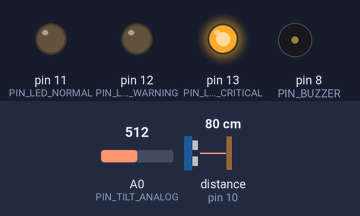
A sketch run on a simulated Arduino Uno, built with avr-gcc and run on an emulated ATmega328P. On the bench: output pins drawn as LEDs (lit = HIGH), buzzer (waves = sounding). Wiring (inferred from the names in the program): ultrasonic range finder: trigger pin 9; echo pin 10. Inputs (shaded band) come from the test bench; at power-on: A0 (PIN_TILT_ANALOG) = 512, distance to the obstacle (sensor on pin 10) 80 cm. The echo pulse lasts 58.3 µs per cm; pins used as bus, display or sensor lines are not drawn; what the sketch prints to the serial monitor is not drawn.

Above: at 1.7 s.
1.8 s: A0 (PIN_TILT_ANALOG) set to 422
At 4.02 s:
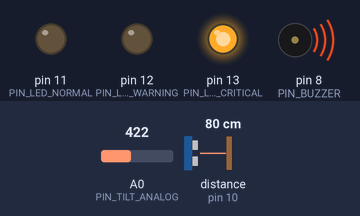
6.1 s: A0 (PIN_TILT_ANALOG) set to 397
At 7.8 s:
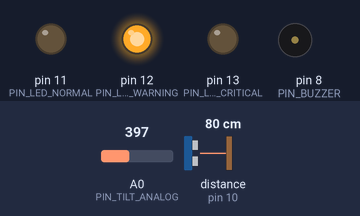
10.4 s: A0 (PIN_TILT_ANALOG) set to 217
14.7 s: A0 (PIN_TILT_ANALOG) set to 191
At 18.5 s:
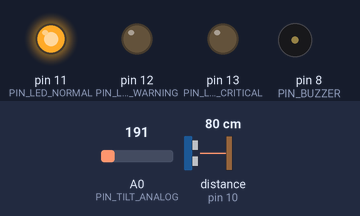
19.0 s: distance to the obstacle (sensor on pin 10) set to 63 cm
27.3 s: distance to the obstacle (sensor on pin 10) set to 58 cm
At 31.7 s:
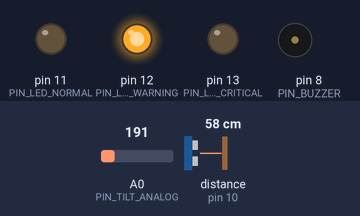
Timing chart, 0 to 33.2 s (numbered marks = the images above; inputs shaded):
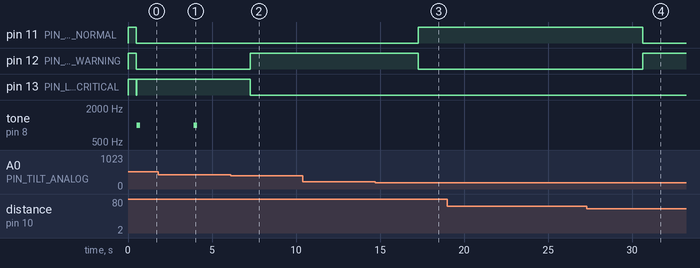

Measured:
- the behaviour switches between 410 and 409 on A0 (PIN_TILT_ANALOG) (found by bisection; images 1 and 2)
- the behaviour switches between 205 and 204 on A0 (PIN_TILT_ANALOG) (found by bisection; images 2 and 3)
- the behaviour switches between 61 and 60 cm on distance to the obstacle (sensor on pin 10) (found by bisection; images 3 and 4)
- after the input at 6.1 s, pin 12 (PIN_LED_WARNING): LOW → HIGH after 1.2 s; pin 13 (PIN_LED_CRITICAL): HIGH → LOW after 1.2 s; tone on pin 8 (PIN_BUZZER): stays silent (without the input it goes to 1000 Hz after 1.2 s)
- after the input at 10.4 s, every drawn part: stays the same
- after the input at 14.7 s, pin 11 (PIN_LED_NORMAL): LOW → HIGH after 2.6 s; pin 12 (PIN_LED_WARNING): HIGH → LOW after 2.6 s
- after the input at 19.0 s, every drawn part: stays the same
- after the input at 27.3 s, pin 11 (PIN_LED_NORMAL): HIGH → LOW after 3.3 s; pin 12 (PIN_LED_WARNING): LOW → HIGH after 3.3 s

The sketch:

zeladoria_iot_sensores.ino
```cpp
/*
  =============================================================================
  FIAP GRADUAÇÃO — GLOBAL SOLUTION 2026/2 · CITIZENTECH
  ÁREA 3: MVP, IOT E EXPERIÊNCIA DIGITAL
  PROJETO: ZELADORIA ABERTA — NÓ DE SENSORES URBANOS INTELIGENTES
  =============================================================================
  Hardware Suportado: ESP32 DevKit v1 / Arduino Uno + Módulo Ethernet/Wi-Fi
  Simulador Compatível: Autodesk TinkerCad Circuits / Wokwi Simulator

  Sensores Integrados:
    1. Sensor Ultrassônico (HC-SR04): Medição do nível de lâmina d'água em bueiros
       e calhas urbanas para prevenção antecipada de enchentes (ODS 11 e 13).
    2. Sensor Acelerômetro/Giroscópio (MPU-6050 ou Potenciômetro Analógico de Inclinação):
       Detecção de inclinação em maciços arbóreos e estabilidade de encostas (ODS 11 e 9).
    3. Atuadores de Sinalização:
       - LED Verde (Pin 11): Status Normal
       - LED Amarelo (Pin 12): Status de Atenção (Warning)
       - LED Vermelho (Pin 13) + Buzzer (Pin 8): Alerta Crítico Emergencial
  =============================================================================
*/

#include <Wire.h>

// Definição de Pinos - Sensor Ultrassônico HC-SR04
const int PIN_TRIG = 9;
const int PIN_ECHO = 10;

// Definição de Pinos - Sensor de Inclinação (TinkerCad: Potenciômetro A0 / MPU-6050)
const int PIN_TILT_ANALOG = A0;

// Pinos de Atuadores (LEDs e Alarme Sonoro)
const int PIN_LED_NORMAL = 11;
const int PIN_LED_WARNING = 12;
const int PIN_LED_CRITICAL = 13;
const int PIN_BUZZER = 8;

// Parâmetros e Limiares Técnicos de Alerta
const float WATER_LEVEL_WARNING_CM = 40.0;   // A partir de 40cm d'água -> Atenção
const float WATER_LEVEL_CRITICAL_CM = 75.0;  // Acima de 75cm d'água -> Crítico / Enchente
const float TILT_WARNING_DEG = 9.0;          // A partir de 9 graus de inclinação -> Atenção
const float TILT_CRITICAL_DEG = 18.0;        // Acima de 18 graus -> Risco de Queda Iminente

// Identificadores dos Nós IoT
const char* SENSOR_ID_FLOOD = "IOT-FLD-01";
const char* SENSOR_ID_TILT = "IOT-TLT-02";

void setup() {
  Serial.begin(9600);
  while (!Serial) { ; } // Aguarda inicialização da porta serial

  pinMode(PIN_TRIG, OUTPUT);
  pinMode(PIN_ECHO, INPUT);

  pinMode(PIN_LED_NORMAL, OUTPUT);
  pinMode(PIN_LED_WARNING, OUTPUT);
  pinMode(PIN_LED_CRITICAL, OUTPUT);
  pinMode(PIN_BUZZER, OUTPUT);

  // Teste inicial dos atuadores (Self-check de inicialização)
  digitalWrite(PIN_LED_NORMAL, HIGH);
  digitalWrite(PIN_LED_WARNING, HIGH);
  digitalWrite(PIN_LED_CRITICAL, HIGH);
  delay(500);
  digitalWrite(PIN_LED_NORMAL, LOW);
  digitalWrite(PIN_LED_WARNING, LOW);
  digitalWrite(PIN_LED_CRITICAL, LOW);

  Serial.println(F("{\"system\": \"Zeladoria Aberta IoT\", \"status\": \"INITIALIZED\", \"ready\": true}"));
}

// Função para medir distância via Sensor HC-SR04 e calcular nível de água
float readWaterLevelCm() {
  digitalWrite(PIN_TRIG, LOW);
  delayMicroseconds(2);
  digitalWrite(PIN_TRIG, HIGH);
  delayMicroseconds(10);
  digitalWrite(PIN_TRIG, LOW);

  long duration = pulseIn(PIN_ECHO, HIGH, 30000); // Timeout 30ms (~5 metros)
  if (duration == 0) return 0.0;

  // Distância do sensor ao fundo/água em cm: velocidade do som = 0.0343 cm/us
  float distanceCm = (duration * 0.0343) / 2.0;

  // Altura total do canal/bueiro calibrada em 100cm
  // Lâmina d'água = Altura Total - Distância medida até o topo da água
  float waterLevel = 100.0 - distanceCm;
  if (waterLevel < 0.0) waterLevel = 0.0;
  return waterLevel;
}

// Função para ler inclinação (graus) via A0 ou módulo MPU-6050
float readTiltDegrees() {
  int sensorValue = analogRead(PIN_TILT_ANALOG);
  // Converte leitura ADC (0 - 1023) para ângulo de inclinação de 0° a 45°
  float tiltAngle = (sensorValue / 1023.0) * 45.0;
  return tiltAngle;
}

void loop() {
  float waterLevel = readWaterLevelCm();
  float tiltAngle = readTiltDegrees();

  String floodStatus = "NORMAL";
  String tiltStatus = "NORMAL";
  bool isCritical = false;
  bool isWarning = false;

  // Avaliação do Sensor de Bueiro / Enchente
  if (waterLevel >= WATER_LEVEL_CRITICAL_CM) {
    floodStatus = "CRITICAL";
    isCritical = true;
  } else if (waterLevel >= WATER_LEVEL_WARNING_CM) {
    floodStatus = "WARNING";
    isWarning = true;
  }

  // Avaliação do Sensor de Inclinação de Árvore
  if (tiltAngle >= TILT_CRITICAL_DEG) {
    tiltStatus = "CRITICAL";
    isCritical = true;
  } else if (tiltAngle >= TILT_WARNING_DEG) {
    tiltStatus = "WARNING";
    isWarning = true;
  }

  // Controle dos LEDs e Alarme
  if (isCritical) {
    digitalWrite(PIN_LED_NORMAL, LOW);
    digitalWrite(PIN_LED_WARNING, LOW);
    digitalWrite(PIN_LED_CRITICAL, HIGH);
    tone(PIN_BUZZER, 1000, 200); // Beep de alerta crítico
  } else if (isWarning) {
    digitalWrite(PIN_LED_NORMAL, LOW);
    digitalWrite(PIN_LED_WARNING, HIGH);
    digitalWrite(PIN_LED_CRITICAL, LOW);
    noTone(PIN_BUZZER);
  } else {
    digitalWrite(PIN_LED_NORMAL, HIGH);
    digitalWrite(PIN_LED_WARNING, LOW);
    digitalWrite(PIN_LED_CRITICAL, LOW);
    noTone(PIN_BUZZER);
  }

  // Transmissão da Telemetria no Formato JSON padrão compatível com a API da CitizenTech
  // Pacote Sensor 1 (Lâmina d'Água)
  Serial.print(F("{\"sensorId\":\""));
  Serial.print(SENSOR_ID_FLOOD);
  Serial.print(F("\",\"sensorType\":\"WATER_LEVEL_FLOOD\",\"readingValue\":"));
  Serial.print(waterLevel, 1);
  Serial.print(F(",\"unit\":\"cm\",\"status\":\""));
  Serial.print(floodStatus);
  Serial.print(F("\",\"batteryLevel\":95}\n"));

  delay(200);

  // Pacote Sensor 2 (Inclinação Arbórea)
  Serial.print(F("{\"sensorId\":\""));
  Serial.print(SENSOR_ID_TILT);
  Serial.print(F("\",\"sensorType\":\"TILT_VIBRATION_TREE\",\"readingValue\":"));
  Serial.print(tiltAngle, 1);
  Serial.print(F(",\"unit\":\"graus\",\"status\":\""));
  Serial.print(tiltStatus);
  Serial.print(F("\",\"batteryLevel\":88}\n"));

  // Aguarda 3 segundos para o próximo ciclo de amostragem
  delay(3000);
}
```
